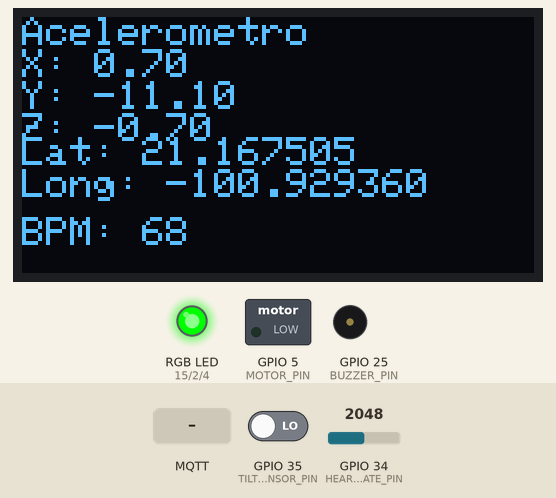
The sketch below on a simulated ESP32. Shown: 128×64 one-colour display, switched loads named in the sketch (green lamp = pin HIGH), an RGB LED mixed from three pins (HIGH = lit), buzzer (waves = sounding). The inputs (shaded band) are chosen by the test bench; at power-on: GPIO 34 (HEART_RATE_PIN) = 2048, GPIO 35 (TILT_SENSOR_PIN) LOW. Dim RGB values are drawn brighter than linear; WiFi joins after 1.5 s; servers stay silent unless stated; random numbers use the default seed unless the sketch sets one; no MQTT or app messages arrive unless stated; what the sketch prints to the serial monitor is not drawn.

Above: at 3.0 s.
3.1 s: GPIO 34 (HEART_RATE_PIN) set to 2808
13.6 s: GPIO 34 (HEART_RATE_PIN) set to 2871
At 18.3 s:
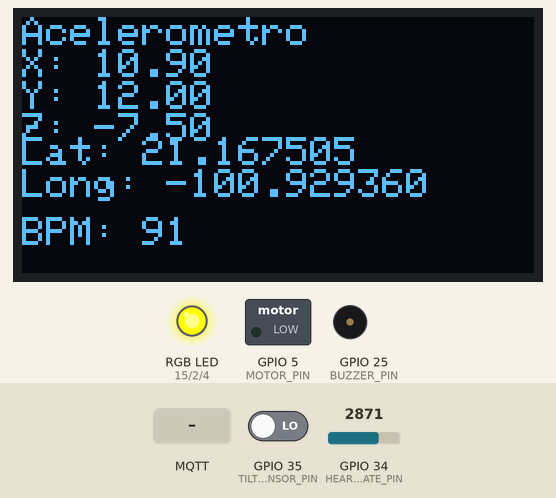
24.0 s: GPIO 35 (TILT_SENSOR_PIN) driven HIGH
At 27.77 s:
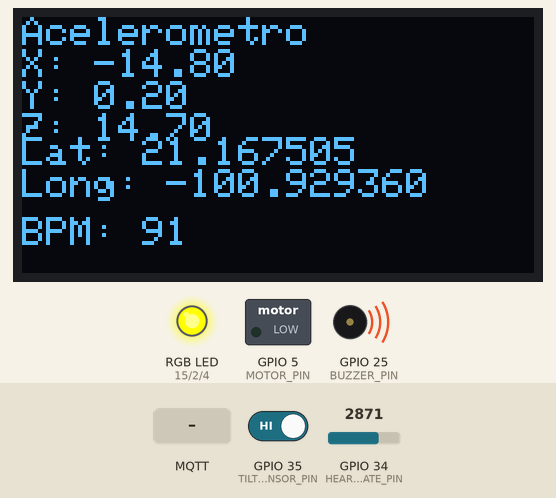
34.5 s: MQTT message "1" arrives on the first subscribed topic
At 39.6 s:
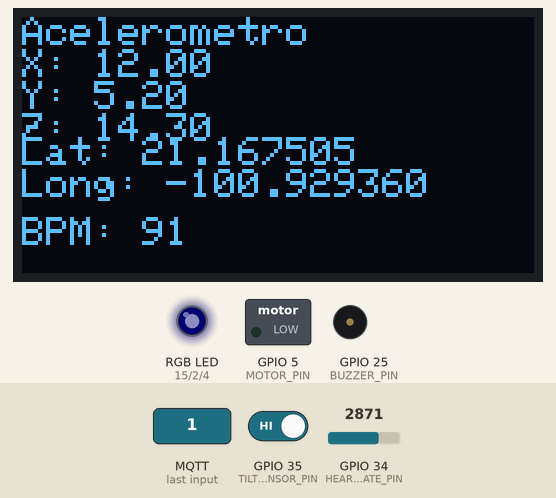
41.8 s: MQTT message "terceraAyuda/led" arrives on the first subscribed topic
At 47.0 s:
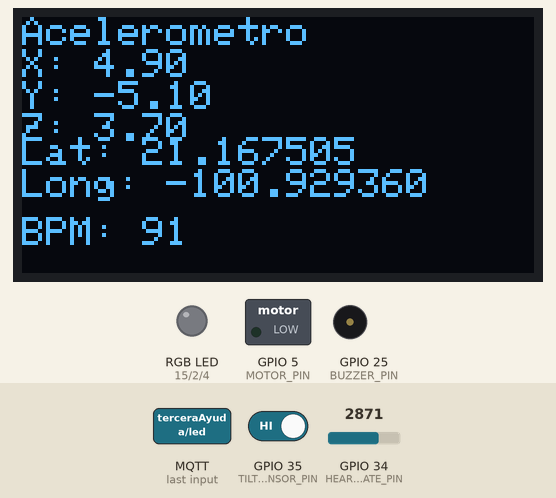
49.1 s: MQTT message "terceraAyuda/play" arrives on the first subscribed topic
At 53.4 s:
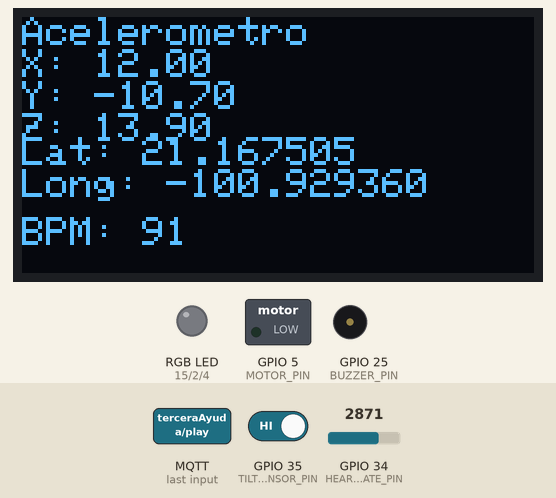
Timing chart, 0 to 55.5 s (numbered marks = the images above; inputs shaded):
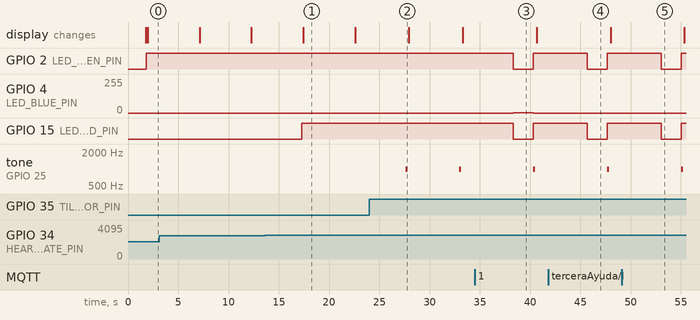

Measured:
- the behaviour switches between 2870 and 2871 on GPIO 34 (HEART_RATE_PIN) (found by bisection; images 0 and 1)
- after the input at 13.6 s, GPIO 15 (LED_RED_PIN): LOW → HIGH after 3.7 s
- after the input at 24.0 s, tone on GPIO 25 (BUZZER_PIN): alternates 1000 Hz for 0.20 s and silent for 5.2 s, starting after 3.6 s
- after the input at 34.5 s, GPIO 2 (LED_GREEN_PIN), GPIO 15 (LED_RED_PIN): HIGH → LOW after 3.8 s, → HIGH 2.0 s later; GPIO 4 (LED_BLUE_PIN): 0/255 → 1/255 after 3.8 s, → 0/255 2.0 s later
- after the input at 41.8 s, GPIO 2 (LED_GREEN_PIN), GPIO 15 (LED_RED_PIN): HIGH → LOW after 3.9 s, → HIGH 2.0 s later
- after the input at 49.1 s, GPIO 2 (LED_GREEN_PIN), GPIO 15 (LED_RED_PIN): HIGH → LOW after 3.9 s, → HIGH 2.0 s later
- what the display in image 1 shows lasts 5.2 s, from 17.4 s to 22.6 s

The sketch:

3raAyuda.ino
```cpp
#include <Wire.h>
#include <Adafruit_GFX.h>
#include <Adafruit_SSD1306.h>
#include <PubSubClient.h>
#include <WiFi.h>
#include <iostream>
#include <string>
#include <sstream>
#include <iomanip>
using namespace std;

#define SCREEN_WIDTH 128
#define SCREEN_HEIGHT 64
#define OLED_RESET -1

Adafruit_SSD1306 display(SCREEN_WIDTH, SCREEN_HEIGHT, &Wire, OLED_RESET);

// Pines
#define HEART_RATE_PIN 34   // Pin del sensor de ritmo cardíaco
#define TILT_SENSOR_PIN 35  // Pin del sensor de inclinación
#define BUZZER_PIN 25       // Pin del buzzer
#define LED_GREEN_PIN 2     // LED verde
#define LED_RED_PIN 15      // LED rojo
#define LED_BLUE_PIN 4      // LED azul
#define MOTOR_PIN 5

// Conexión MQTT
#define MQTT_MAX_PACKET_SIZE 256
const char* ssid = "POCO";
const char* password = "12345678";
const char* mqttServer = "broker.hivemq.com";
const char* mqttTopic = "terceraAyuda/";
const int mqttPort = 1883;
const char* mqttUser = NULL;
const char* mqttPassword = NULL;
bool isChangeLed = false;
int bpm = 0;
bool tiltActivated = false;

WiFiClient espClient;
PubSubClient client(espClient);

void setup() {
  Serial.begin(9600);

  // MQTT
  connectWifi();
  connectMQTT();
  subscribeToTopics();  // Suscribirse a los tópicos

  client.publish("test/topic", "Hello, MQTT");

  // Inicialización de la pantalla OLED
  if (!display.begin(SSD1306_SWITCHCAPVCC, 0x3C)) {
    Serial.println("Error: No se pudo encontrar la pantalla OLED en 0x3C!");
    while (1)
      ;
  }


  display.clearDisplay();
  display.setTextSize(1);
  display.setTextColor(SSD1306_WHITE);
  display.display();

  // Configuración de pines
  pinMode(HEART_RATE_PIN, INPUT);
  pinMode(TILT_SENSOR_PIN, INPUT);
  pinMode(BUZZER_PIN, OUTPUT);
  pinMode(LED_GREEN_PIN, OUTPUT);
  pinMode(LED_RED_PIN, OUTPUT);
  pinMode(LED_BLUE_PIN, OUTPUT);

  pinMode(MOTOR_PIN, OUTPUT);
}

void loop() {
  client.loop();

  // Simulación de valores del acelerómetro
  float x = random(-160, 160) / 10.0;
  float y = random(-160, 160) / 10.0;
  float z = random(-160, 160) / 10.0;

  // Coordenadas de latitud y longitud
  String latitude = "21.167505";
  String longitude = "-100.929360";

  // Lectura simulada de BPM
  bpm = analogRead(HEART_RATE_PIN) % 40 + 60;

  // Verifica el estado del sensor de inclinación
  tiltActivated = digitalRead(TILT_SENSOR_PIN);

  // Lógica de LEDs
  if (!isChangeLed) {
    controlarLed();
  }

  // Si el tilt sensor está activado, emite un sonido con el buzzer
  if (tiltActivated) {
    Serial.println("Tilt activado: Emitiendo sonido...");
    tone(BUZZER_PIN, 1000);
    delay(200);
    noTone(BUZZER_PIN);
  }

  String tiltStatus = tiltActivated ? "activo" : "inactivo";
  Serial.println("Enviando estado de tilt");
  publishMQTT("tiltStatus", tiltStatus);


  // Imprime los datos en el Monitor Serial
  Serial.print("X: ");
  Serial.print(x);
  Serial.print(" ");
  Serial.print("Y: ");
  Serial.print(y);
  Serial.print(" ");
  Serial.print("Z: ");
  Serial.println(z);
  Serial.print("Latitud: ");
  Serial.print(latitude);
  Serial.print(", ");
  Serial.print("Longitud: ");
  Serial.println(longitude);
  Serial.print("BPM: ");
  Serial.println(bpm);

  // Muestra los datos en la pantalla OLED
  display.clearDisplay();
  display.setCursor(0, 0);
  display.println("Acelerometro");
  display.print("X: ");
  display.println(x);
  display.print("Y: ");
  display.println(y);
  display.print("Z: ");
  display.println(z);

  // Coordenadas
  display.setCursor(0, 30);
  display.print("Lat: ");
  display.println(latitude);
  display.print("Long: ");
  display.println(longitude);

  // Muestra el BPM
  display.setCursor(0, 50);
  display.print("BPM: ");
  display.println(bpm);
  display.display();

  publishMQTT("bpm", String(to_string(bpm).c_str()));

  delay(5000);
}

void publishMQTT(String topic, String str) {
  char charArr[200];  // Buffer para almacenar el string convertido
  char top[200];      // Buffer para almacenar el topic completo

  str.toCharArray(charArr, sizeof(charArr));
  String fullTopic = mqttTopic + topic;
  fullTopic.toCharArray(top, sizeof(top));

  Serial.print("Sending value: ");
  Serial.println(charArr);
  Serial.print("On Topic: ");
  Serial.println(top);

  if (client.connected()) {
    client.publish(top, charArr);
  } else {
    connectMQTT();  // Reintentar la conexión
  }
}

void connectMQTT() {
  //connecting to a mqtt broker
  client.setServer(mqttServer, mqttPort);
  client.setCallback(callback);
  while (!client.connected()) {
    String client_id = "esp32-client-";
    client_id += String(WiFi.macAddress());
    Serial.printf("The client %s connects to the public MQTT broker\n", client_id.c_str());
    if (client.connect(client_id.c_str(), mqttUser, mqttPassword)) {
      Serial.println("Public EMQX MQTT broker connected");
    } else {
      Serial.print("failed with state ");
      Serial.print(client.state());
      delay(2000);
    }
  }
}

void connectWifi() {
  WiFi.begin(ssid, password);
  Serial.println("...................................");

  Serial.print("Connecting to WiFi.");
  while (WiFi.status() != WL_CONNECTED) {
    delay(500);
    Serial.print(".");
  }
  Serial.println("Connected to the WiFi network");
  Serial.print("IP Address: ");
  Serial.println(WiFi.localIP());
}

void subscribeToTopics() {
  const char* topics[] = {
    "terceraAyuda/led",
    "terceraAyuda/play",
    "terceraAyuda/resetPedometer",
    "terceraAyuda/motor"
  };

  int numTopics = sizeof(topics) / sizeof(topics[0]);

  for (int i = 0; i < numTopics; i++) {
    if (client.subscribe(topics[i])) {
      Serial.print("Subscribed to: ");
      Serial.println(topics[i]);
    } else {
      Serial.print("Failed to subscribe to: ");
      Serial.println(topics[i]);
    }
  }
}

void callback(char* topic, uint8_t* payload, unsigned int length) {
  Serial.print("Message arrived [");
  Serial.print(topic);
  Serial.print("] ");
  String message = "";

  for (int i = 0; i < length; i++) {
    message += (char)payload[i];
  }

  Serial.println(message);

  if (String(topic) == "terceraAyuda/led") {
    // Convert hexadecimal color code to RGB
    long color = strtol(message.c_str(), NULL, 16);
    int r = (color >> 16) & 0xFF;
    int g = (color >> 8) & 0xFF;
    int b = color & 0xFF;

    isChangeLed = true;

    rgbController(r, g, b);

    delay(2000);

    isChangeLed = false;
  } else if (String(topic) == "terceraAyuda/play") {
    // Reproducir grabación
    playMessage();
  } else if (String(topic) == "terceraAyuda/resetPedometer") {
    //resetStepCount();
  } else if (String(topic) == "terceraAyuda/motor") {
    if (message == "ON") {
      isChangeLed = true;
      digitalWrite(MOTOR_PIN, HIGH);
      Serial.println("Motor encendido");
      delay(5000);
      isChangeLed = false;
    } else if (message == "OFF") {
      isChangeLed = true;
      digitalWrite(MOTOR_PIN, LOW);
      Serial.println("Motor apagado");
      delay(5000);
      isChangeLed = false;
    }
  }
}

void playMessage() {
  Serial.println("Tilt activado: Emitiendo sonido...");
  tone(BUZZER_PIN, 1000);
  delay(200);
  noTone(BUZZER_PIN);
}

void rgbController(int r, int g, int b) {
  analogWrite(LED_RED_PIN, r);
  analogWrite(LED_GREEN_PIN, g);
  analogWrite(LED_BLUE_PIN, b);
}

int hexToDecimal(const std::string& hex) {
  int decimalValue;
  std::stringstream ss;
  ss << std::hex << hex;
  ss >> decimalValue;
  return decimalValue;
}

void hexToRGB(const std::string& hex, int& r, int& g, int& b) {
  if (hex.length() == 7 && hex[0] == '#') {
    std::string rHex = hex.substr(1, 2);
    std::string gHex = hex.substr(3, 2);
    std::string bHex = hex.substr(5, 2);

    r = hexToDecimal(rHex);
    g = hexToDecimal(gHex);
    b = hexToDecimal(bHex);
  } else {
    std::cerr << "Formato hexadecimal inválido" << std::endl;
  }
}

void controlarLed() {
  if (tiltActivated || bpm > 90 || bpm < 64) {
    // Encender LED amarillo (combinación de rojo y verde a máxima intensidad)
    analogWrite(LED_RED_PIN, 255);
    analogWrite(LED_GREEN_PIN, 255);
    analogWrite(LED_BLUE_PIN, 0);  // Apagado
    //digitalWrite(MOTOR_PIN, HIGH);
  } else if (bpm > 65) {
    // Encender LED verde
    analogWrite(LED_RED_PIN, 0);  // Apagado
    analogWrite(LED_GREEN_PIN, 255);
    analogWrite(LED_BLUE_PIN, 0);  // Apagado
  } else {
    // Apagar todos los LEDs si ninguna condición es cumplida
    analogWrite(LED_RED_PIN, 0);
    analogWrite(LED_GREEN_PIN, 0);
    analogWrite(LED_BLUE_PIN, 0);
    //digitalWrite(MOTOR_PIN, LOW);
  }
}
```
